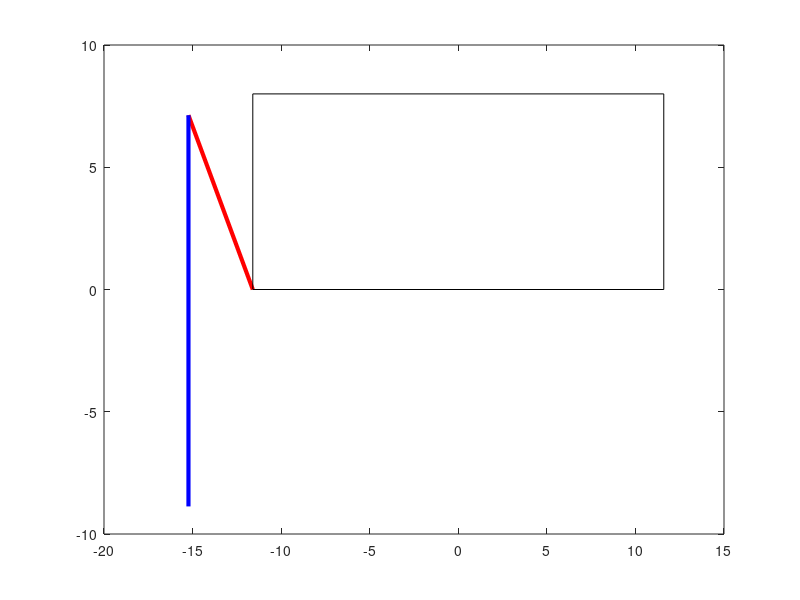

The MATLAB script that drew this image: (Note: this script raises an error after producing the figure.)
clc; clear; close all;

%variable setting --------------------------------------------------------
ang = 110:1:270;                         % L1 이동경로설정
theta = ang*(pi/180);
r = 8;                                   % 원의반지름
x = r*cos(theta)-11.6;                   % X축 평행이동 
y = r*sin(theta);                        % Y축 평행이동

ang1 = 110:1:270;                        % L2 이동경로 설정
theta1 = ang*(pi/180);
r1 = 8;                                  % 원의반지름
x1 = r*cos(theta1)-11.6;                 % X축 평행이동
y1 = r1*sin(theta1)-16;                  % Y축 평행이동

L1 = 8;
L2 = 16;


lex2 = 0;
ley2 =-24:0.1:-8.5;                                                                                                                                                              

lcosth2 = (lex2^2 + ley2.^2 -(L1^2+L2^2))/(2*L1*L2);
lsinth2 = sqrt(1-abs(lcosth2).^2);
th2 = atan2d(lsinth2,lcosth2);
th1 = atan2d(ley2,lex2) - atan2d(L1+L2*cosd(th2),L2*sind(th2));

lex1 = L1*sind(th1);
ley1 = L1*cosd(th1);

rex2 = 2.7;
rey2 =[-8.5:-0.1:-23.8,linspace(-23.8,-23.8,2)];                                                                                                                                                              

costh2 = (rex2^2 + rey2.^2 -(L1^2+L2^2))/(2*L1*L2);
sinth2 = sqrt(1-abs(costh2).^2);
th2 = atan2d(sinth2,costh2);
th1 = atan2d(rey2,rex2) - atan2d(L1+L2*cosd(th2),L2*sind(th2));

rex1 = L1*sind(-th1);
rey1 = L1*cosd(-th1);


%graph setting ----------------------------------------------------------
hf = figure;                             %figure창생성
ha = axes(hf);                           %figure창에 좌표넣기


hp1 = plot(ha,[-11.6 x(8)],[0 y(8)],'r','Linewidth',3);     %L1이동하는 선생성(왼쪽다리)
hold(ha,'on');                                              %하나의 figure에 여러개 함수 넣기
hp2 = plot(ha,[x(8) x1(8)],[y(8) y1(8)],'b','Linewidth',3); %L2이동하는 선생성(왼쪽다리)
r = rectangle('Position',[-11.6 0 23.2 8]);                 %드론몸체 생성(가로:23.2cm,세로:8cm)
r.EdgeColor = 'k';                                          %드론몸체 색 지정(검정)
r.LineWidth = 1;                                            %드론몸체 선 두께 지정(크기:1)
hp3 = plot(ha,[11.6 14.3],[0 7.5],'r','Linewidth',3);       %오른쪽 다리생성(L1)
hp4 = plot(ha,[14.3 14.3],[7.5 -8.5],'b','Linewidth',3);    %오른쪽 다리생성(L2)

t= plot(ha,[-11.6 14.3],[ley2(1) ley2(end)],'k','Linewidth',2);

axis(ha,'equal');                        %좌표에서 x축, y축 길이 동일
set(ha,'XLim',[-25 25]);                 %좌표에서 x축 설정
set(ha,'YLim',[-30 13]);                 %좌표에서 y축 설정
grid(ha,'on');                           %좌표에 그리드 넣기

pause(7); 


%motion ------------------------------------------------------------
for i_pt = 1:length(theta)                     %애니매이션 실행 1부터theta크기까지 반복


    set(hp1,'XData',[-11.6 x(i_pt)], ...            %L1 이동하는 선의 x좌표 y좌표를 handle을 이용해 좌표값 반복설정
        'YData',[0 y(i_pt)]           );

    set(hp2,'XData',[x(i_pt) x1(i_pt)], ...         %L2 이동하는 선의 x좌표 y좌표를 handle을  이용해 좌표값 반복설정
        'YData',[y(i_pt) y1(i_pt)]      );

    pause(0.01);                                    %0.01초 딜레이 0에가까울수록 빠름(drawnow함수 이용시 제일 빠름)
end

pause(1); 

delete(hp1);
delete(hp2);
delete(hp3);
delete(hp4);
delete(t);

%inverse kinetics ------------------------------------------------------------
% @@@@@@@@@@@@@@@@@@@@@@@@@@@@@@@@
hpl1 = plot(ha,[-11.6 lex1(1)-11.6],[0 ley1(1)],'r','Linewidth',3);             %L1이동하는 선생성(왼쪽다리)
hpl2 = plot(ha,[lex1(1)-11.6 lex2-11.6],[ley1(1) ley2(1)],'b','Linewidth',3);
hpr1 = plot(ha,[11.6 rex1(1)+11.6],[0 rey1(1)],'r','Linewidth',3);             %L1이동하는 선생성(왼쪽다리)
hpr2 = plot(ha,[rex1(1)+11.6 rex2+11.6],[rey1(1) rey2(1)],'b','Linewidth',3);

k= plot(ha,[-11.6 14.3],[ley2(1) rey2(1)],'k','Linewidth',2);

for i_pt1 = 1:length(ley1)                     %애니매이션 실행 1부터theta크기까지 반복

    set(hpl1,'XData',[-11.6 lex1(i_pt1)-11.6],'YData',[0 ley1(i_pt1)]);
    set(hpl2,'XData',[lex1(i_pt1)-11.6 lex2-11.6],'YData',[ley1(i_pt1) ley2(i_pt1)]);   
    set(hpr1,'XData',[11.6 rex1(i_pt1)+11.6],'YData',[0 rey1(i_pt1)]);
    set(hpr2,'XData',[rex1(i_pt1)+11.6 rex2+11.6],'YData',[rey1(i_pt1) rey2(i_pt1)]);
    set(k,'YData',[ley2(i_pt1) rey2(i_pt1)]);
    pause(0.01);                                    %0.01초 딜레이 0에가까울수록 빠름(drawnow함수 이용시 제일 빠름)
end      
% @@@@@@@@@@@@@@@@@@@@@@@@@@@@@@@@
lex2 = 0;
ley2 =[-8.5:-0.1:-24,-24:0.1:-8.5,-8.5:-0.1:-24,-24:0.1:-8.5,-8.5:-0.1:-24,-24:0.1:-8.5,-8.5:-0.1:-24,-24:0.1:-8.5];                                                                                                                                                              

lcosth2 = (lex2^2 + ley2.^2 -(L1^2+L2^2))/(2*L1*L2);
lsinth2 = sqrt(1-abs(lcosth2).^2);
th2 = atan2d(lsinth2,lcosth2);
th1 = atan2d(ley2,lex2) - atan2d(L1+L2*cosd(th2),L2*sind(th2));

lex1 = L1*sind(th1);
ley1 = L1*cosd(th1);

rex2 = 2.7;
rey2 =[-23.8:0.1:-8.5,linspace(-8.5,-8.5,2),-8.5:-0.1:-23.8,linspace(-23.8,-23.8,2),-23.8:0.1:-8.5,linspace(-8.5,-8.5,2),-8.5:-0.1:-23.8,linspace(-23.8,-23.8,2),-23.8:0.1:-8.5,linspace(-8.5,-8.5,2),-8.5:-0.1:-23.8,linspace(-23.8,-23.8,2),-23.8:0.1:-8.5,linspace(-8.5,-8.5,2),-8.5:-0.1:-23.8,linspace(-23.8,-23.8,2)];                                                                                                                                                              

costh2 = (rex2^2 + rey2.^2 -(L1^2+L2^2))/(2*L1*L2);
sinth2 = sqrt(1-abs(costh2).^2);
th2 = atan2d(sinth2,costh2);
th1 = atan2d(rey2,rex2) - atan2d(L1+L2*cosd(th2),L2*sind(th2));

rex1 = L1*sind(-th1);
rey1 = L1*cosd(-th1);

for i_pt1 = 1:length(ley1)                     %애니매이션 실행 1부터theta크기까지 반복

    set(hpl1,'XData',[-11.6 lex1(i_pt1)-11.6],'YData',[0 ley1(i_pt1)]);
    set(hpl2,'XData',[lex1(i_pt1)-11.6 lex2-11.6],'YData',[ley1(i_pt1) ley2(i_pt1)]);
    set(hpr1,'XData',[11.6 rex1(i_pt1)+11.6],'YData',[0 rey1(i_pt1)]);
    set(hpr2,'XData',[rex1(i_pt1)+11.6 rex2+11.6],'YData',[rey1(i_pt1) rey2(i_pt1)]);
    set(k,'YData',[ley2(i_pt1) rey2(i_pt1)]);
    pause(0.01);                                    %0.01초 딜레이 0에가까울수록 빠름(drawnow함수 이용시 제일 빠름)
end

